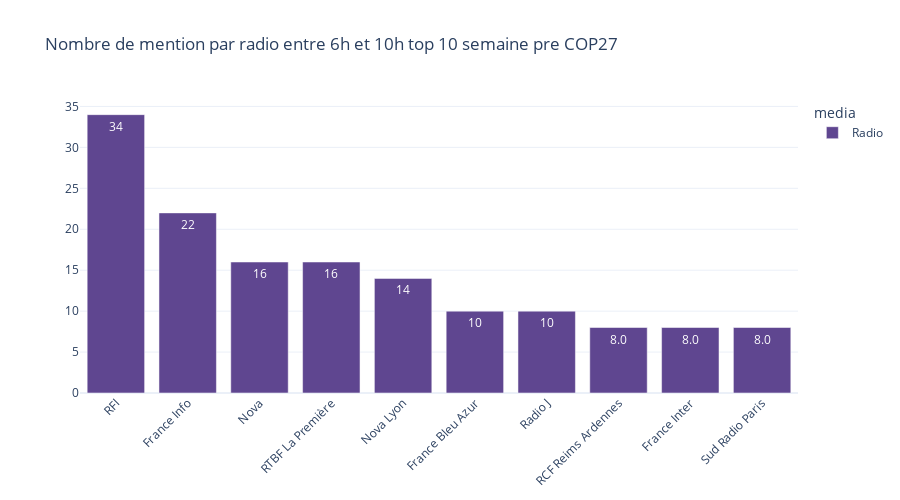

Source (notebook cell):
### Code cell
data_radio_1920 = data[(data.radio)&(data.date.dt.hour >= 6)&(data.date.dt.hour < 10)]
show_mentions_by_channel(data_radio_1920, n=10,method="minutes", title='Nombre de mention par radio entre 6h et 10h top 10 semaine pre COP27')

### Figure 1 — Plotly figure (JSON) as saved in the notebook; plotly's stock layout.template omitted (floating-point values rounded to 4 significant figures)
{"data": [{"alignmentgroup": "True", "hovertemplate": "media=Radio<br>channel_name=%{x}<br>count=%{y}<extra></extra>", "legendgroup": "Radio", "marker": {"color": "rgb(95, 70, 144)", "pattern": {"shape": ""}}, "name": "Radio", "offsetgroup": "Radio", "orientation": "v", "showlegend": true, "textposition": "auto", "texttemplate": "%{y:.2s}", "x": ["RFI", "France Info", "Nova", "RTBF La Première", "Nova Lyon", "France Bleu Azur", "Radio J", "RCF Reims Ardennes", "France Inter", "Sud Radio Paris"], "xaxis": "x", "y": [34, 22, 16, 16, 14, 10, 10, 8, 8, 8], "yaxis": "y", "type": "bar"}], "layout": {"xaxis": {"anchor": "y", "domain": [0, 1], "title": {}, "categoryorder": "array", "categoryarray": ["RFI", "France Info", "Nova", "RTBF La Première", "Nova Lyon", "France Bleu Azur", "Radio J", "RCF Reims Ardennes", "France Inter", "Sud Radio Paris"], "tickangle": -45}, "yaxis": {"anchor": "x", "domain": [0, 1], "title": {}}, "legend": {"title": {"text": "media"}, "tracegroupgap": 0}, "title": {"text": "Nombre de mention par radio entre 6h et 10h top 10 semaine pre COP27"}, "barmode": "relative", "height": 500, "margin": {"b": 100}}}
